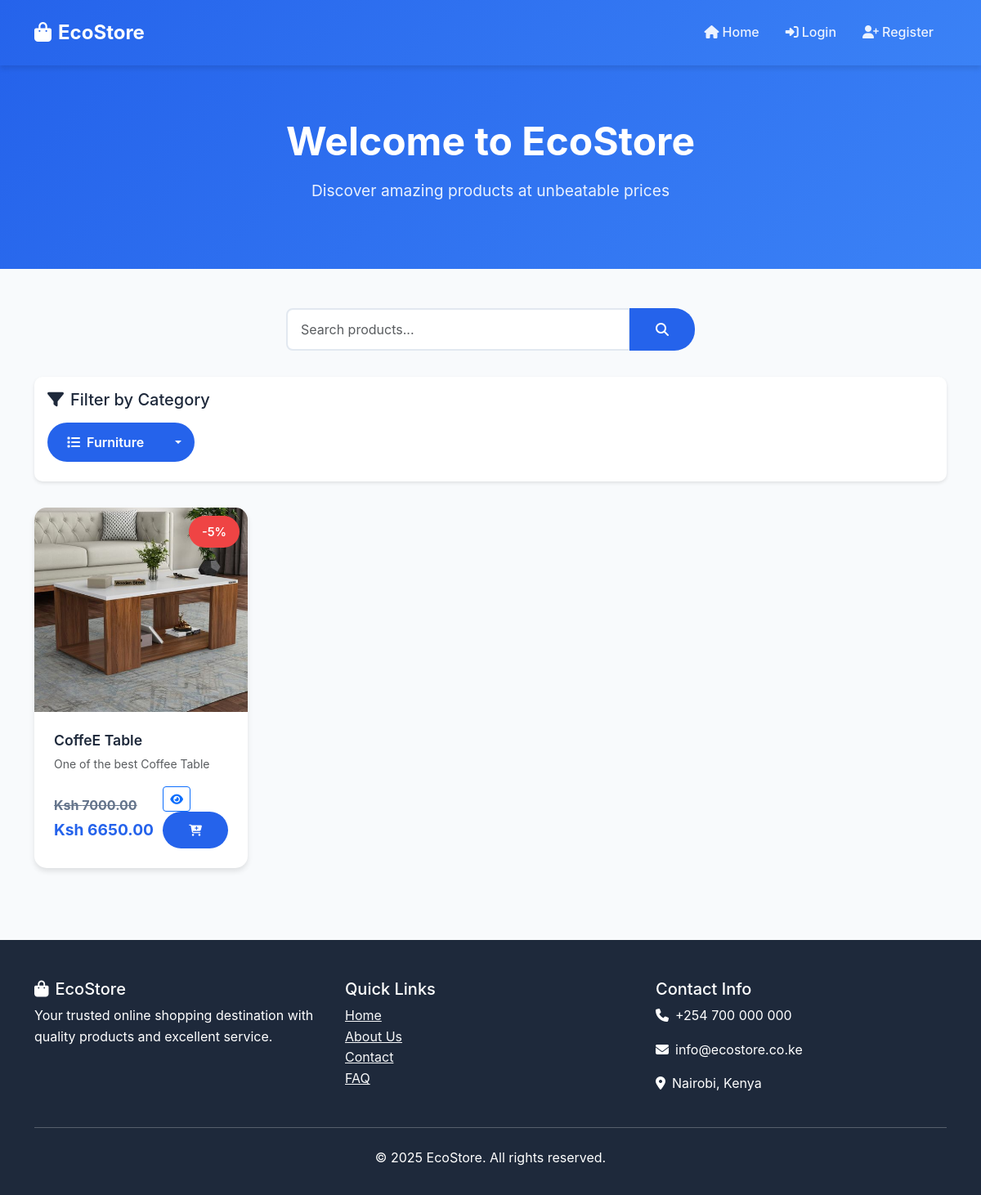
/?category=1, run on the app's committed database.
### store/models.py (models this page shows, shortened)
class Category(models.Model):
    name = models.CharField(max_length=100)
    description = models.TextField(blank=True)
    class Meta:
        verbose_name_plural = 'Categories'

class Product(models.Model):
    name = models.CharField(max_length=200)
    description = models.TextField()
    price = models.DecimalField(max_digits=10, decimal_places=2)
    discount_percentage = models.PositiveIntegerField(default=0, help_text="Discount percentage (0-100)")
    category = models.ForeignKey(Category, on_delete=models.CASCADE)
    image = models.ImageField(upload_to='products/', blank=True, null=True)
    stock = models.PositiveIntegerField(default=0)
    created_at = models.DateTimeField(auto_now_add=True)
    updated_at = models.DateTimeField(auto_now=True)
    @property
    def discounted_price(self):
        if self.discount_percentage > 0:
            return self.price * (100 - self.discount_percentage) / 100
        return self.price
    @property
    def has_discount(self):
        return self.discount_percentage > 0

### store/views.py (the view)
# urls.py: path('', views.home, name='home'),
def home(request):
    products = Product.objects.all().order_by('-created_at')
    categories = Category.objects.all()
    query = request.GET.get('q')
    if query:
        products = products.filter(
            Q(name__icontains=query) | Q(description__icontains=query)
        )
    category_id = request.GET.get('category')
    if category_id:
        products = products.filter(category_id=category_id)
    context = {
        'products': products,
        'categories': categories,
        'query': query,
    }
    return render(request, 'store/home.html', context)

### templates/store/home.html (shortened to what this page needs)
{% extends 'base.html' %}
{% block content %}
    <section class="hero-section">
        <div class="container text-center">
            <h1>Welcome to EcoStore</h1>
            <p>Discover amazing products at unbeatable prices</p>
        </div>
    </section>
    <div class="container">
        <form method="GET" class="search-form">
            <div class="input-group">
                <input type="text" name="q" class="form-control search-input" placeholder="Search products..." value="{{ query|default:'' }}">
                <button class="btn btn-primary" type="submit">
                    <i class="fas fa-search"></i>
                </button>
            </div>
        </form>
<div class="category-filter">
    <h5 class="mb-3"><i class="fas fa-filter me-2"></i>Filter by Category</h5>
    <div class="row">
        <div class="col-md-12">
            <div class="dropdown d-inline-block me-2 mb-2">
                <button class="btn btn-primary dropdown-toggle {% if not request.GET.category %}active{% endif %}"
                        type="button"
                        id="categoryDropdown"
                        data-bs-toggle="dropdown"
                        aria-expanded="false">
                    <i class="fas fa-list me-1"></i>
                    {% if request.GET.category %}
                        {% for category in categories %}
                            {% if request.GET.category == category.id|stringformat:'s' %}
                                {{ category.name }}
                            {% endif %}
                        {% endfor %}
                    {% else %}
                        All Categories
                    {% endif %}
                </button>
            </div>
        </div>
    </div>
</div>
        <div class="row">
            {% for product in products %}
                <div class="col-lg-3 col-md-4 col-sm-6 mb-4">
                    <div class="card product-card">
                        <div class="position-relative">
                            {% if product.image %}
                                <img src="{{ product.image.url }}" class="product-image" alt="{{ product.name }}">
                            {% else %}
                                <div class="product-image bg-light d-flex align-items-center justify-content-center">
                                    <i class="fas fa-image fa-3x text-muted"></i>
                                </div>
                            {% endif %}
                            {% if product.has_discount %}
                                <div class="discount-badge">
                                    -{{ product.discount_percentage }}%
                                </div>
                            {% endif %}
                        </div>
                        <div class="product-info">
                            <h6 class="product-title">{{ product.name }}</h6>
                            <p class="text-muted small">{{ product.description|truncatewords:10 }}</p>
                            <div class="d-flex align-items-center justify-content-between">
                                <div class="product-price">
                                    {% if product.has_discount %}
                                        <span class="original-price">Ksh {{ product.price }}</span>
                                    {% endif %}
                                    <span>Ksh {{ product.discounted_price }}</span>
                                </div>
                                <div>
                                    <a href="{% url 'product_detail' product.pk %}" class="btn btn-sm btn-outline-primary me-1">
                                        <i class="fas fa-eye"></i>
                                    </a>
                                    {% if user.is_authenticated %}
                                        <a href="{% url 'add_to_cart' product.id %}" class="btn btn-sm btn-primary">
                                            <i class="fas fa-cart-plus"></i>
                                        </a>
                                    {% else %}
                                        <a href="{% url 'login' %}" class="btn btn-sm btn-primary">
                                            <i class="fas fa-cart-plus"></i>
                                        </a>
                                    {% endif %}
                                </div>
                            </div>
                        </div>
                    </div>
                </div>
            {% empty %}
                <div class="col-12 text-center py-5">
                    <i class="fas fa-search fa-3x text-muted mb-3"></i>
                    <h4>No products found</h4>
                    <p class="text-muted">Try adjusting your search or filter criteria.</p>
                </div>
            {% endfor %}
        </div>
    </div>
{% endblock %}

### static/css/styles.css (style rules this page uses)
:root { --primary-color: #2563eb; --secondary-color: #64748b; --accent-color: #f59e0b; --success-color: #10b981; --danger-color: #ef4444; --dark-color: #1e293b; --light-color: #f8fafc; }
body { font-family: 'Inter', -apple-system, BlinkMacSystemFont, sans-serif; background-color: var(--light-color); color: var(--dark-color); line-height: 1.6; }
.hero-section { background: linear-gradient(135deg, var(--primary-color), #3b82f6); color: white; padding: 4rem 0; margin-bottom: 3rem; }
.hero-section h1 { font-size: 3rem; font-weight: 700; margin-bottom: 1rem; }
.hero-section p { font-size: 1.2rem; opacity: 0.9; }
.product-card { border: none; border-radius: 15px; overflow: hidden; transition: all 0.3s ease; box-shadow: 0 4px 6px rgba(0, 0, 0, 0.1); height: 100%; }
.product-image { height: 250px; object-fit: cover; width: 100%; position: relative; }
.discount-badge { position: absolute; top: 10px; right: 10px; background: var(--danger-color); color: white; padding: 0.5rem 1rem; border-radius: 20px; font-weight: 600; font-size: 0.9rem; z-index: 10; }
.product-info { padding: 1.5rem; }
.product-title { font-size: 1.1rem; font-weight: 600; margin-bottom: 0.5rem; color: var(--dark-color); }
.product-price { font-size: 1.2rem; font-weight: 700; color: var(--primary-color); }
.original-price { text-decoration: line-through; color: var(--secondary-color); font-size: 1rem; margin-right: 0.5rem; }
.btn-primary { background: var(--primary-color); border: none; border-radius: 25px; padding: 0.75rem 2rem; font-weight: 600; transition: all 0.3s ease; }
.search-form { max-width: 500px; margin: 0 auto 2rem; }
.search-input { border-radius: 25px; border: 2px solid #e2e8f0; padding: 0.75rem 1.5rem; font-size: 1rem; }
.category-filter { background: white; border-radius: 10px; padding: 1rem; margin-bottom: 2rem; box-shadow: 0 2px 4px rgba(0, 0, 0, 0.1); }
.form-control { border-radius: 8px; border: 2px solid #e2e8f0; padding: 0.75rem 1rem; }

### templates/store/home.html (style rules this page uses)
.category-filter .dropdown-toggle { border-radius: 25px; padding: 0.75rem 1.5rem; font-weight: 600; min-width: 180px; text-align: left; position: relative; }
.category-filter .dropdown-toggle::after { position: absolute; right: 1rem; top: 50%; transform: translateY(-50%); }

### data on the page
Category: name "Furniture"
Product: image (picture), discount_percentage "5", name "CoffeE Table", description "One of the best Coffee Table", price "7000.00", discounted_price "6650.00"
